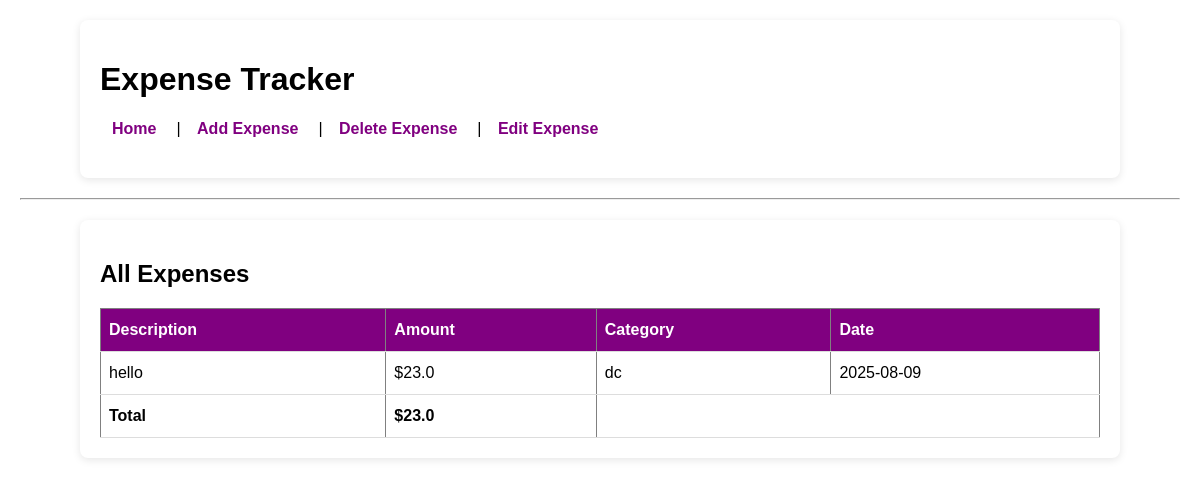
Before: / with the older database file.
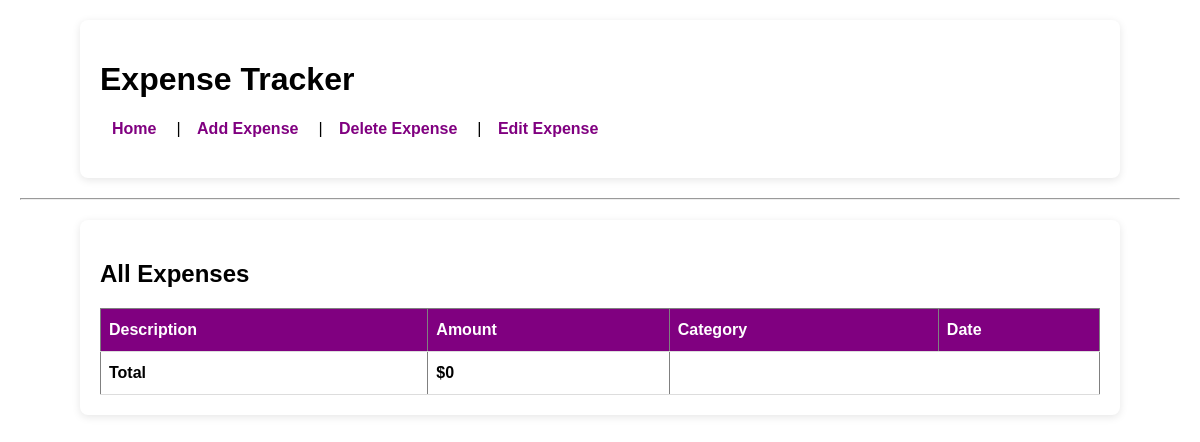
After: the same page with the newer database file.
### tables this page shows
CREATE TABLE expenses
                 (id INTEGER PRIMARY KEY AUTOINCREMENT,
                  description TEXT,
                  amount REAL,
                  category TEXT,
                  date TEXT);

### app.py (the view)
@app.route('/')
def index():
    expenses, total = get_expenses()
    return render_template('index.html', expenses=expenses, total=total)

### app.py (called while the page is built)
def get_expenses():
    conn = sqlite3.connect('expenses.db')
    conn.row_factory = sqlite3.Row
    c = conn.cursor()
    c.execute("SELECT * FROM expenses")
    expenses = c.fetchall()
    total = sum([expense['amount'] for expense in expenses])
    conn.close()
    return expenses, total

### templates/index.html
{% extends "base.html" %}
{% block content %}
<div class="container">
<h2>All Expenses</h2>
<table border="1" cellpadding="5">
    <tr>
        <th>Description</th>
        <th>Amount</th>
        <th>Category</th>
        <th>Date</th>
    </tr>
    {% for expense in expenses %}
    <tr>
        <td>{{ expense['description'] }}</td>
        <td>${{ expense['amount']|round(2) }}</td>
        <td>{{ expense['category'] }}</td>
        <td>{{ expense['date'] }}</td>
    </tr>
    {% endfor %}
    <tr>
        <td><strong>Total</strong></td>
        <td><strong>${{ total|round(2) }}</strong></td>
        <td colspan="2"></td>
    </tr>
</table>
</div>
{% endblock %}

Changed rows visible on the page:
removed expenses: description "hello", amount "23.0", category "dc", date "2025-08-09"
Other visible differences:
{{ total|round(2) }}: "23.0" → "0"
